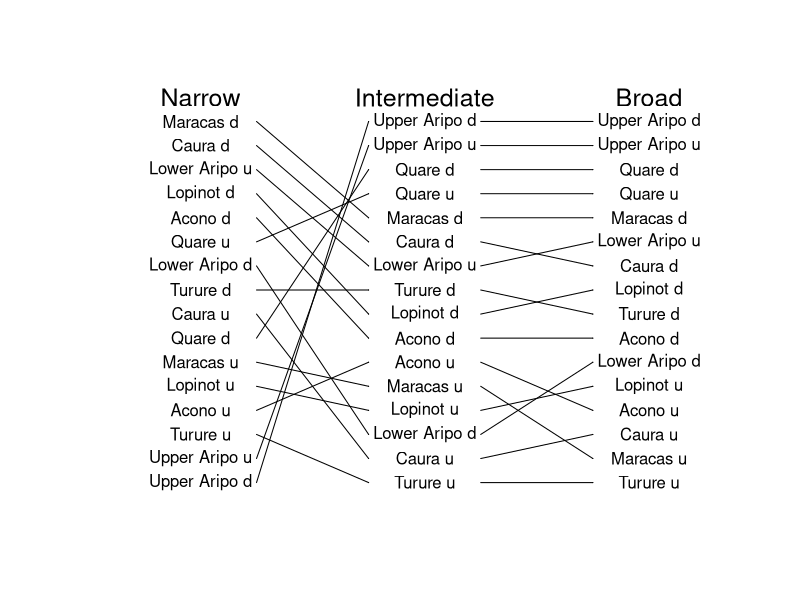

R code for this plot:
## ---- chunk 1
###Making a plot of how high pressure predation sites are when measured in 
#different levels of predation ABUNDANCE

setwd("C:\\Users\\faj\\Documents\\OneDrive for Business\\research\\FishPredation\\Data")

library(dplyr)
library(tidyr)
library(ggplot2)
library(lme4)
library(Cairo)
library(RColorBrewer) 


#preparing data 

fishDataAll <- read.csv("Fish data June 2017.csv")
head(fishDataAll)
str(fishDataAll)
levels(fishDataAll$species)
selectMonths <- c("07", "08")# i am selecting out these months because then i can use the last timepoint 

group12 <- c("Hoplias malabaricus", "Crenicichla frenata", "Gymnotus carapo", "Anablepsoides hartii",
			"Cichlasoma taenia", "Cichlasoma taenia", "Corynopoma riisei", "Roeboides dientonito", 
			"Agonostomus monticola", "Rhamdia quelen", "andinoacara pulcher", "Hemigrammus unilineatus", "Rivulus hartii")



#select data from only the July and Auguest, and remove first year 
SelectData <- fishDataAll %>% 
	separate(date, c("Day", "Month", "Year"), sep = "/") %>%
	filter(Year != 2010)%>%
	filter(Month %in% selectMonths)

fishData <- data.frame(SelectData)

fishData$AbundanceAll <- fishData$numbercaught + fishData$numberseen

#calculating percentage biomass so i can incude years with 0 abundance

fishData$TotBiomass <- (fishData$numbercaught + fishData$numberseen)* fishData$weight
TotBioSite<- fishData %>% 
	group_by(site, Year) %>%
	summarise(BiomasSiteSum = sum(TotBiomass, na.rm=TRUE))
siteBiomass <- data.frame(TotBioSite)


#Narrow Predation data
#-------------------------
predatorsAbN <- fishData %>% 
	filter(species == "Hoplias malabaricus" | species == "Crenicichla frenata")  %>%
	group_by(site, Year) %>%
	summarise(AbundanceSum = sum(AbundanceAll))

predatorsAb <- data.frame(predatorsAbN)
predatorsAb$Year <- as.numeric(predatorsAb$Year)

#add the total site biomass data, just to i can identify sites with no predators 
FishDataTotAb <- merge(siteBiomass, predatorsAb, by = c("site" ,"Year"),all=TRUE) # this makes sure i 
#know what years had no predators recoreded in 
FishDataTotAb$AbundanceSum[is.na(FishDataTotAb$AbundanceSum)] <- 0

Narrow <- aggregate(FishDataTotAb$AbundanceSum, list(FishDataTotAb$site), mean, na.rm=TRUE)

orderNarrow <- Narrow[order(Narrow$x),]
head(orderNarrow)

orderNarrow$predOrderN <- c(1:nrow(orderNarrow))

#Middle predation 
#------------------------------

#there are no fsih of species Anablepsoides hartii

#sum abundance per site and year
predatorsAbM <- fishData %>% 
	filter(species == "Hoplias malabaricus" | species == "Crenicichla frenata" | 
		species == "Gymnotus carapo" | species == "Rivulus hartii")  %>%
	group_by(site, Year) %>%
	summarise(AbundanceSum = sum(AbundanceAll))

predatorsAbMl <- data.frame(predatorsAbM)

predatorsAbMl$Year <- as.numeric(predatorsAbMl$Year)

#add the total site biomass data, just to i can identify sites with no predators 
FishDataTotAbM <- merge(siteBiomass, predatorsAbMl, by = c("site" ,"Year"),all=TRUE) # this makes sure i 
#know what years had no predators recoreded in 
FishDataTotAbM$AbundanceSum[is.na(FishDataTotAbM$AbundanceSum)] <- 0

Middle <- aggregate(FishDataTotAbM$AbundanceSum, list(FishDataTotAbM$site), mean, na.rm=TRUE)

orderMiddle<- Middle[order(Middle$x),]
head(orderMiddle)

orderMiddle$predOrderM <- c(1:nrow(orderMiddle))

#Wide predation 
#------------------------------

#there are no fsih of species Anablepsoides hartii

#sum abundance per site and year
predatorsAbW <- fishData %>% 
	filter(species %in% group12) %>%
	group_by(site, Year) %>%
	summarise(AbundanceSum = sum(AbundanceAll))

predatorsAbWd <- data.frame(predatorsAbW)
predatorsAbWd$Year <- as.numeric(predatorsAbWd$Year)

#add the total site biomass data, just to i can identify sites with no predators 
FishDataTotAbW <- merge(siteBiomass, predatorsAbWd, by = c("site" ,"Year"),all=TRUE) # this makes sure i 
#know what years had no predators recoreded in 
FishDataTotAbW$AbundanceSum[is.na(FishDataTotAbW$AbundanceSum)] <- 0

Wide <- aggregate(FishDataTotAbW$AbundanceSum, list(FishDataTotAbW$site), mean, na.rm=TRUE)

orderWide <- Wide[order(Wide$x),]
head(orderWide)

orderWide$predOrderW <- c(1:nrow(orderWide))


##merge all data 
#-----------------------------

orderNM <- merge(orderNarrow, orderMiddle, by = "Group.1")
orderNMW <- merge(orderNM, orderWide, by = "Group.1")


## ---- chunk 2
#Cairo(file="C:\\Users\\faj\\Documents\\OneDrive for #Business\\research\\bioTIME\\users\\Faith\\TriniFishPredation\\Adundance_tangle.png",
#      type="png",
#      units="in", 
#      width=8,
# #     height=6,
#      pointsize=12,
 #     dpi=100)

getPalette <-  colorRampPalette(c("blue", "red"))

plotSetup <- data.frame(cbind(c(1:17),c(20:87))) # data to plot onto emptyp plot
plot(x = plotSetup$X2, y = plotSetup$X1, col="white", axes=FALSE , ylab = " ", xlab = "  ")

#plot arrows
arrows(x0 = 36, y0 = orderNMW$predOrderN, x1 = 48, y1 = orderNMW$predOrderM, length = 0.001)
arrows(x0 = 60, y0 = orderNMW$predOrderM, x1 = 72, y1 = orderNMW$predOrderW, length = 0.001)


#plotting text 
text(x = 54, y = orderNMW$predOrderM, labels = orderNMW$Group.1)
text(x = 30, y = orderNMW$predOrderN, labels = orderNMW$Group.1)
text(x = 78, y = orderNMW$predOrderW, labels = orderNMW$Group.1)

text(x = 30, y = 17, labels = "Narrow", cex = 1.5)
text(x = 54, y = 17, labels = "Intermediate", cex = 1.5)
text(x = 78, y = 17, labels = "Broad", cex = 1.5)

dev.off()

## ---- chunk 3
rownames(orderNMW) <- orderNMW$Group.1
corOrderNMW <- orderNMW[,c(2, 4, 6)] 
names(corOrderNMW ) <- c("Narrow", "Middle", "Wide")
cor(corOrderNMW, method="spearman")
